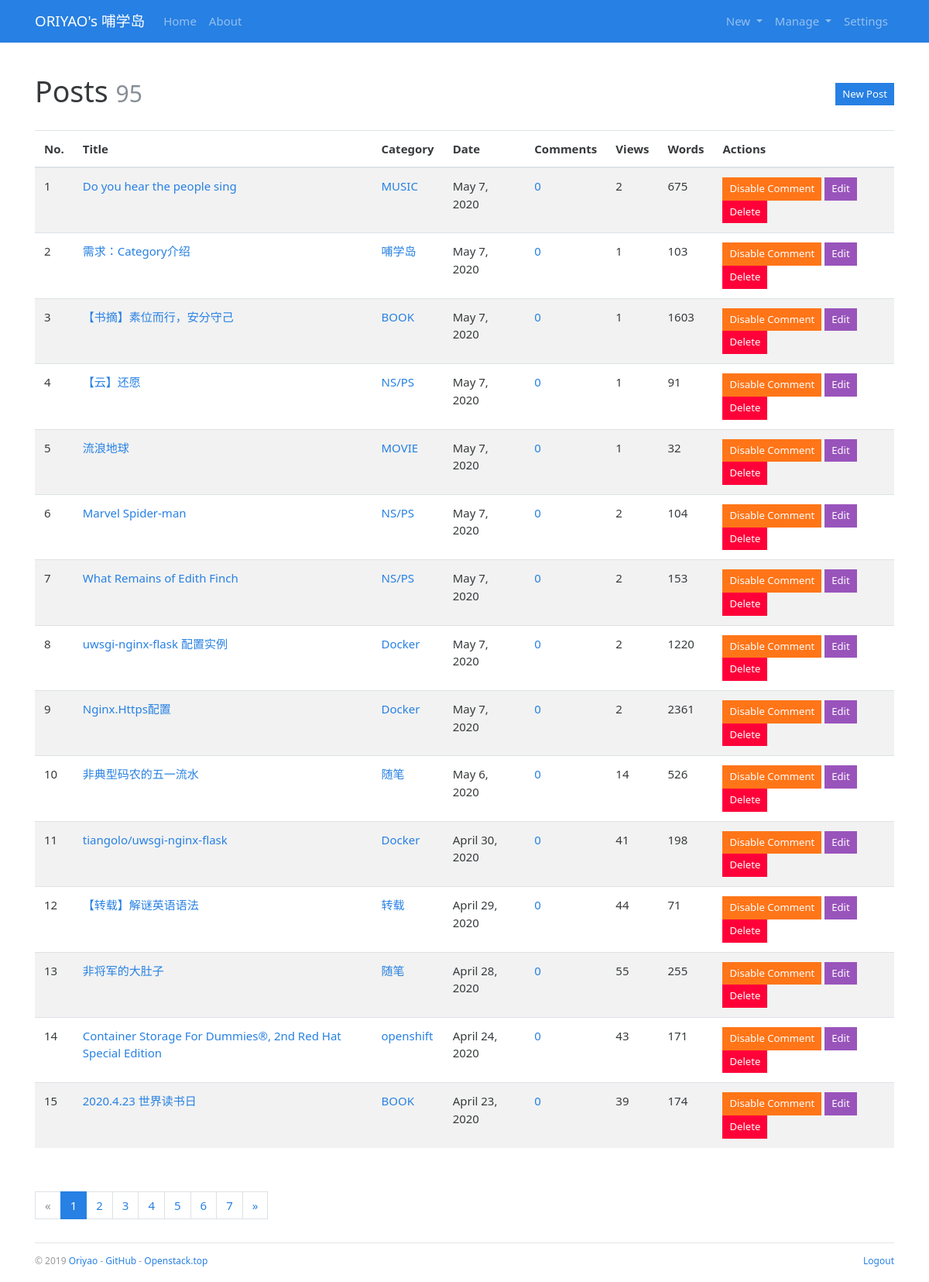
Before: /admin/post/manage (signed in) with the older database file.
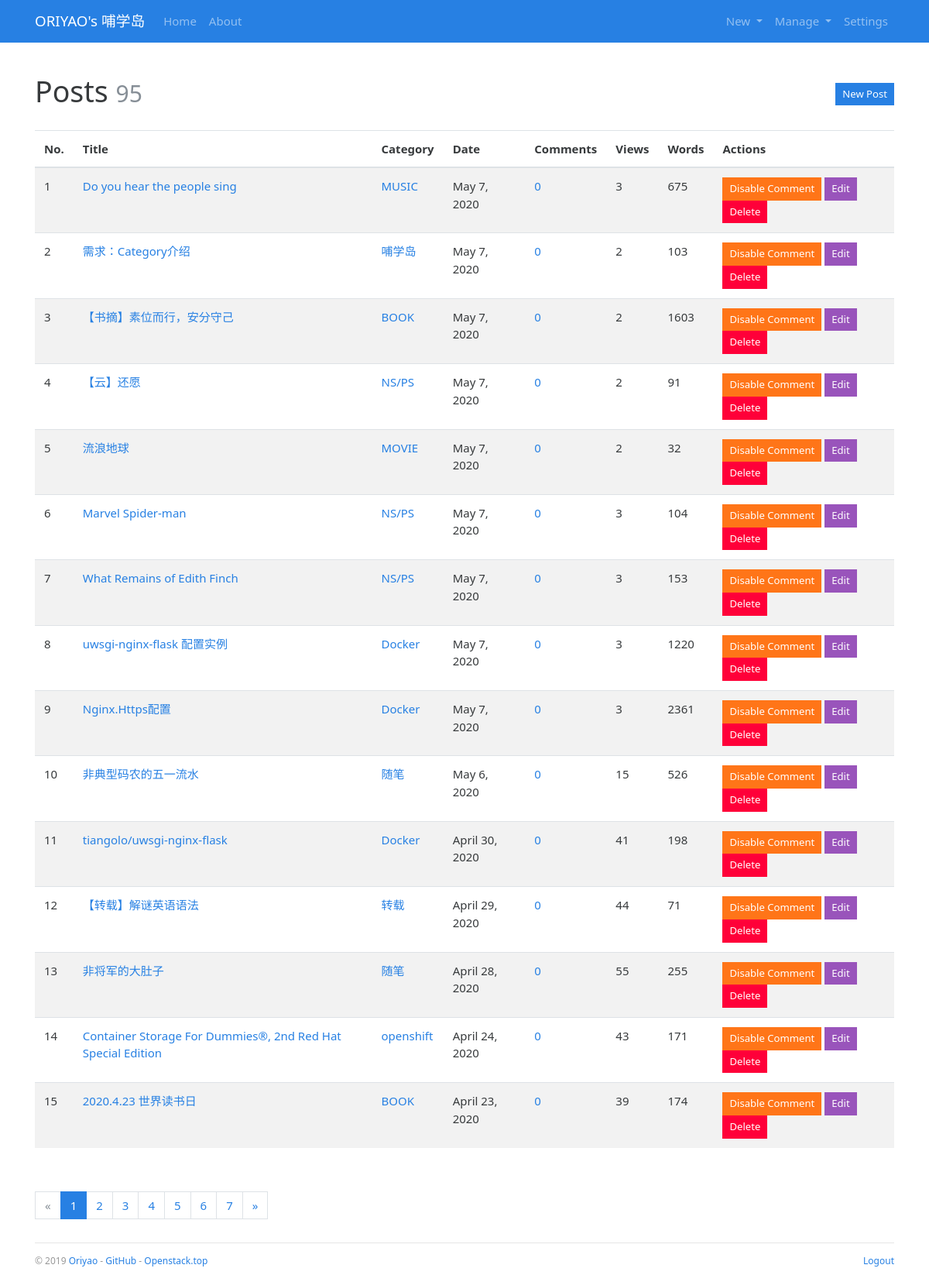
After: the same page with the newer database file.
### bluelog/models.py (models this page shows, shortened)
class Post(db.Model):
    id = db.Column(db.Integer, primary_key=True)
    title = db.Column(db.String(60))
    body = db.Column(db.Text)
    views = db.Column(db.Integer,default=0)
    timestamp = db.Column(db.DateTime, default=datetime.utcnow, index=True)
    can_comment = db.Column(db.Boolean, default=True)
    category_id = db.Column(db.Integer, db.ForeignKey('category.id'))
    category = db.relationship('Category', back_populates='posts')
    comments = db.relationship('Comment', back_populates='post', cascade='all, delete-orphan')

class Category(db.Model):
    id = db.Column(db.Integer, primary_key=True)
    name = db.Column(db.String(30), unique=True)
    posts = db.relationship('Post', back_populates='category')

### bluelog/blueprints/admin.py (the view)
@admin_bp.route('/post/manage')
@login_required
def manage_post():
    page = request.args.get('page', 1, type=int)
    pagination = Post.query.order_by(Post.timestamp.desc()).paginate(
        page, per_page=current_app.config['BLUELOG_MANAGE_POST_PER_PAGE'])
    posts = pagination.items
    return render_template('admin/manage_post.html', page=page, pagination=pagination, posts=posts)

### bluelog/__init__.py (called while the page is built)
def register_template_context(app):
    @app.context_processor
    def make_template_context():
        admin = Admin.query.first()
        categories = Category.query.order_by(Category.name).all()
        links = Link.query.order_by(Link.name).all()
        if current_user.is_authenticated:
            unread_comments = Comment.query.filter_by(reviewed=False).count()
        else:
            unread_comments = None
        return dict(
            admin=admin, categories=categories,
            links=links, unread_comments=unread_comments)

def register_request_handlers(app):
    @app.after_request
    def query_profiler(response):
        for q in get_debug_queries():
            if q.duration >= app.config['BLUELOG_SLOW_QUERY_THRESHOLD']:
                app.logger.warning(
                    'Slow query: Duration: %fs\n Context: %s\nQuery: %s\n '
                    % (q.duration, q.context, q.statement)
                )
        return response

### bluelog/extensions.py (called while the page is built)
@login_manager.user_loader
def load_user(user_id):
    from bluelog.models import Admin
    user = Admin.query.get(int(user_id))
    return user

### bluelog/templates/admin/manage_post.html (shortened to what this page needs)
{% extends 'base.html' %}
{% from 'bootstrap/pagination.html' import render_pagination %}
{% block content %}
<div class="page-header">
    <h1>Posts
        <small class="text-muted">{{ pagination.total }}</small>
        <span class="float-right"><a class="btn btn-primary btn-sm"
                                     href="{{ url_for('.new_post') }}">New Post</a></span>
    </h1>
</div>
{% if posts %}
<table class="table table-striped">
    <thead>
    <tr>
        <th>No.</th>
        <th>Title</th>
        <th>Category</th>
        <th>Date</th>
        <th>Comments</th>
        <th>Views</th>
        <th>Words</th>
        <th>Actions</th>
    </tr>
    </thead>
    {% for post in posts %}
    <tr>
        <td>{{ loop.index + ((page - 1) * config.BLUELOG_MANAGE_POST_PER_PAGE) }}</td>
        <td><a href="{{ url_for('blog.show_post', post_id=post.id) }}">{{ post.title }}</a></td>
        <td><a href="{{ url_for('blog.show_category', category_id=post.category.id) }}">{{ post.category.name }}</a>
        </td>
        <td>{{ moment(post.timestamp).format('LL') }}</td>
        <td><a href="{{ url_for('blog.show_post', post_id=post.id) }}#comments">{{ post.comments|length }}</a></td>
        <td>{{ post.views }}</td>
        <td>{{ post.body|striptags|length }}</td>
        <td>
            <form class="inline" method="post"
                  action="{{ url_for('.set_comment', post_id=post.id, next=request.full_path) }}">
                <button type="submit" class="btn btn-warning btn-sm">
                    {% if post.can_comment %}Disable{% else %}Enable{% endif %} Comment
                </button>
            </form>
            <a class="btn btn-info btn-sm" href="{{ url_for('.edit_post', post_id=post.id) }}">Edit</a>
            <form class="inline" method="post"
                  action="{{ url_for('.delete_post', post_id=post.id, next=request.full_path) }}">
                <button type="submit" class="btn btn-danger btn-sm" onclick="return confirm('Are you sure?');">Delete
                </button>
            </form>
        </td>
    </tr>
    {% endfor %}
</table>
<div class="page-footer">{{ render_pagination(pagination) }}</div>
{% else %}
<div class="tip"><h5>No posts.</h5></div>
{% endif %}
{% endblock %}

Changed rows visible on the page:
changed Post "Do you hear the people sing": views "2" → "3"
changed Post "需求：Category介绍": views "1" → "2"
changed Post "【书摘】素位而行，安分守己": views "1" → "2"
changed Post "【云】还愿": views "1" → "2"
changed Post "流浪地球": views "1" → "2"
changed Post "Marvel Spider-man": views "2" → "3"
changed Post "What Remains of Edith Finch": views "2" → "3"
changed Post "uwsgi-nginx-flask 配置实例": views "2" → "3"
changed Post "Nginx.Https配置": views "2" → "3"
changed Post "非典型码农的五一流水": views "14" → "15"
